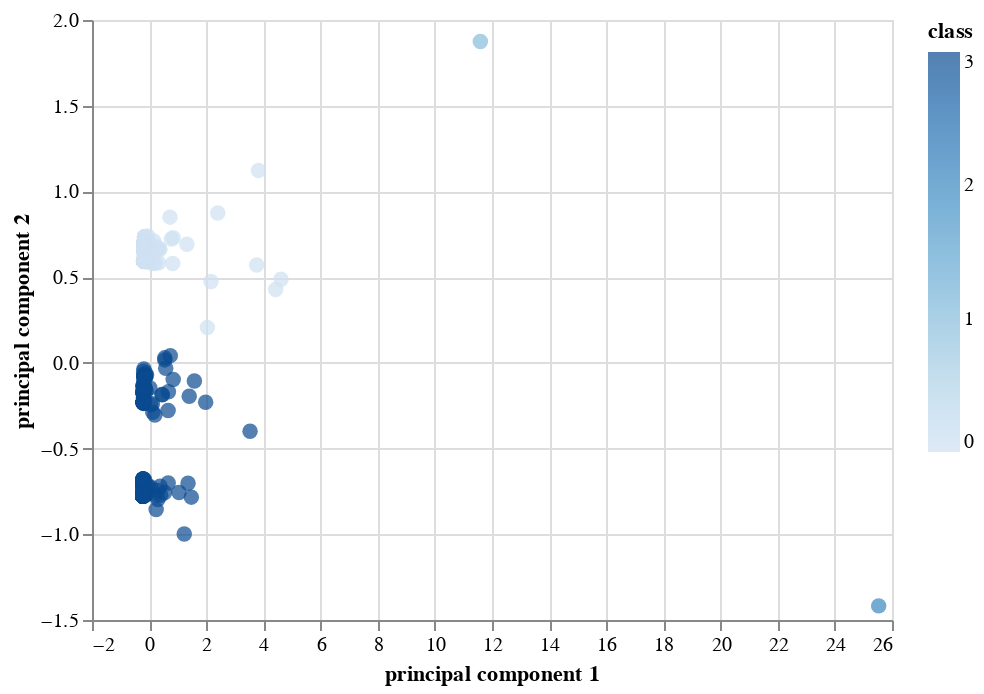

The cell this chart's notebook holds for it:
### Markdown cell above
### Visualizing Results

#### 3D-Scatter with Clusters

### Code cell
# Create a 3D-Scatter with the PCA data and the clusters
alt.Chart(clustered_df).mark_circle(size=60).encode(
    x='principal component 1',
    y='principal component 2',
    color='class',
    tooltip=["CoinName", "Algorithm", "TotalCoinsMined", "TotalCoinSupply"]
).interactive()

### Figure 1 — Vega-Lite specification as saved in the notebook (floating-point values rounded to 4 significant figures; data arrays with more than 128 entries replaced by an {"elided": "..."} marker saying what was removed)
{"config": {"view": {"continuousWidth": 400, "continuousHeight": 300}}, "data": {"name": "data-d9c6d484be43e325d2526d6bc6a0a4aa"}, "mark": {"type": "circle", "size": 60}, "encoding": {"color": {"type": "quantitative", "field": "class"}, "tooltip": [{"type": "nominal", "field": "CoinName"}, {"type": "nominal", "field": "Algorithm"}, {"type": "quantitative", "field": "TotalCoinsMined"}, {"type": "nominal", "field": "TotalCoinSupply"}], "x": {"type": "quantitative", "field": "principal component 1"}, "y": {"type": "quantitative", "field": "principal component 2"}}, "selection": {"selector001": {"type": "interval", "bind": "scales", "encodings": ["x", "y"]}}, "$schema": "https://vega.github.io/schema/vega-lite/v4.8.1.json", "datasets": {"data-d9c6d484be43e325d2526d6bc6a0a4aa": {"elided": "537 records"}}}
